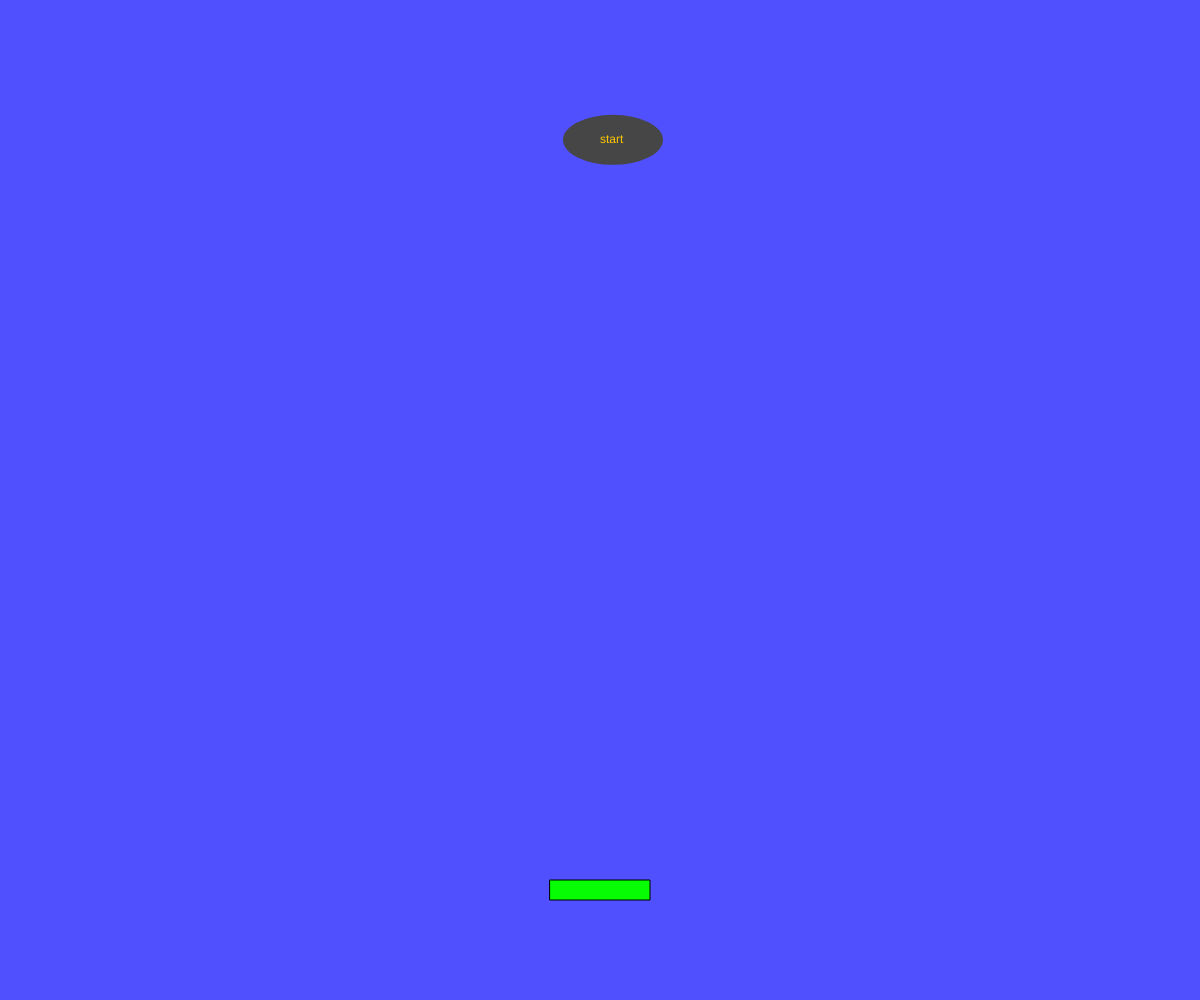
Frame 1 (no input)
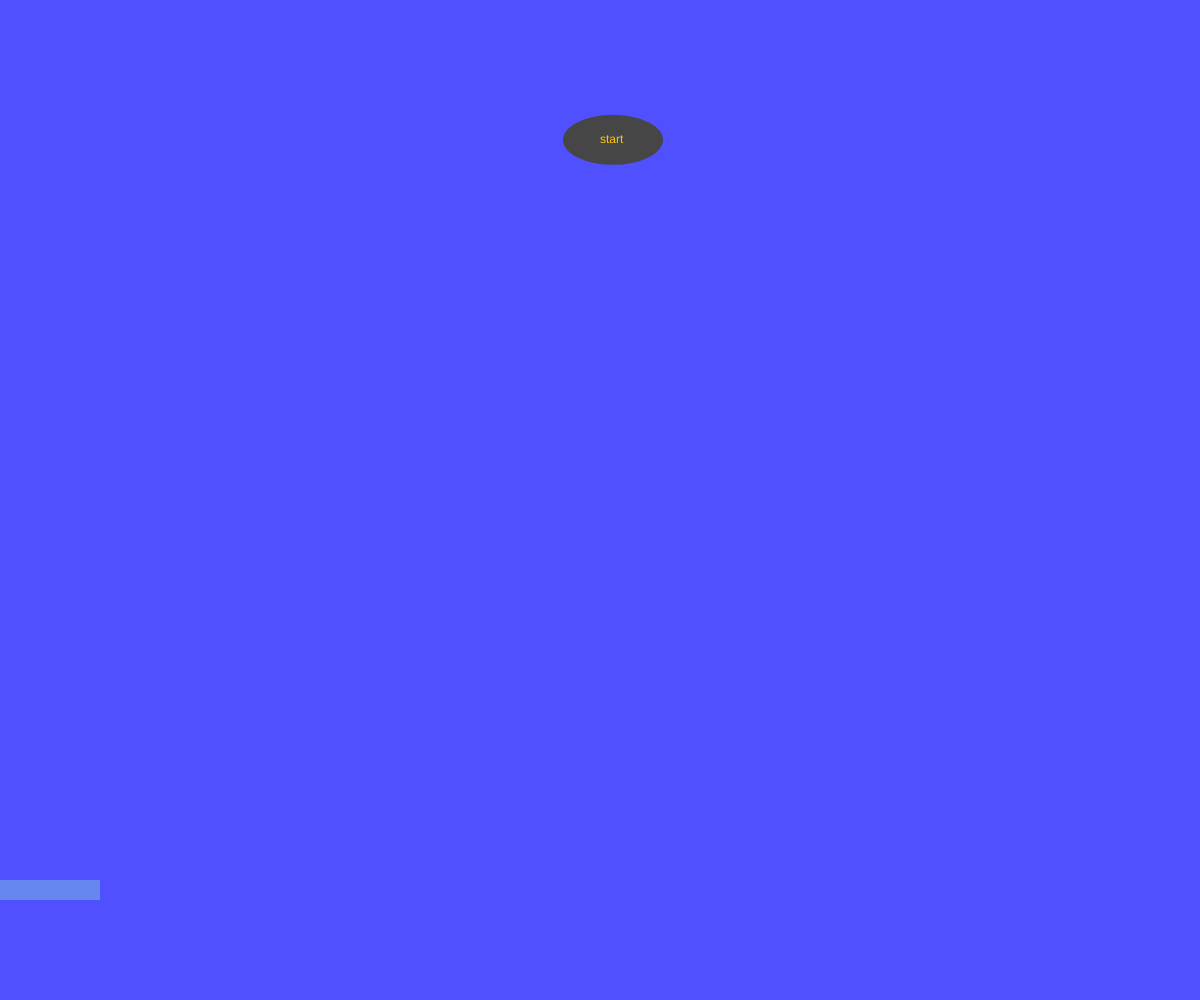
Frame 60 (no input)
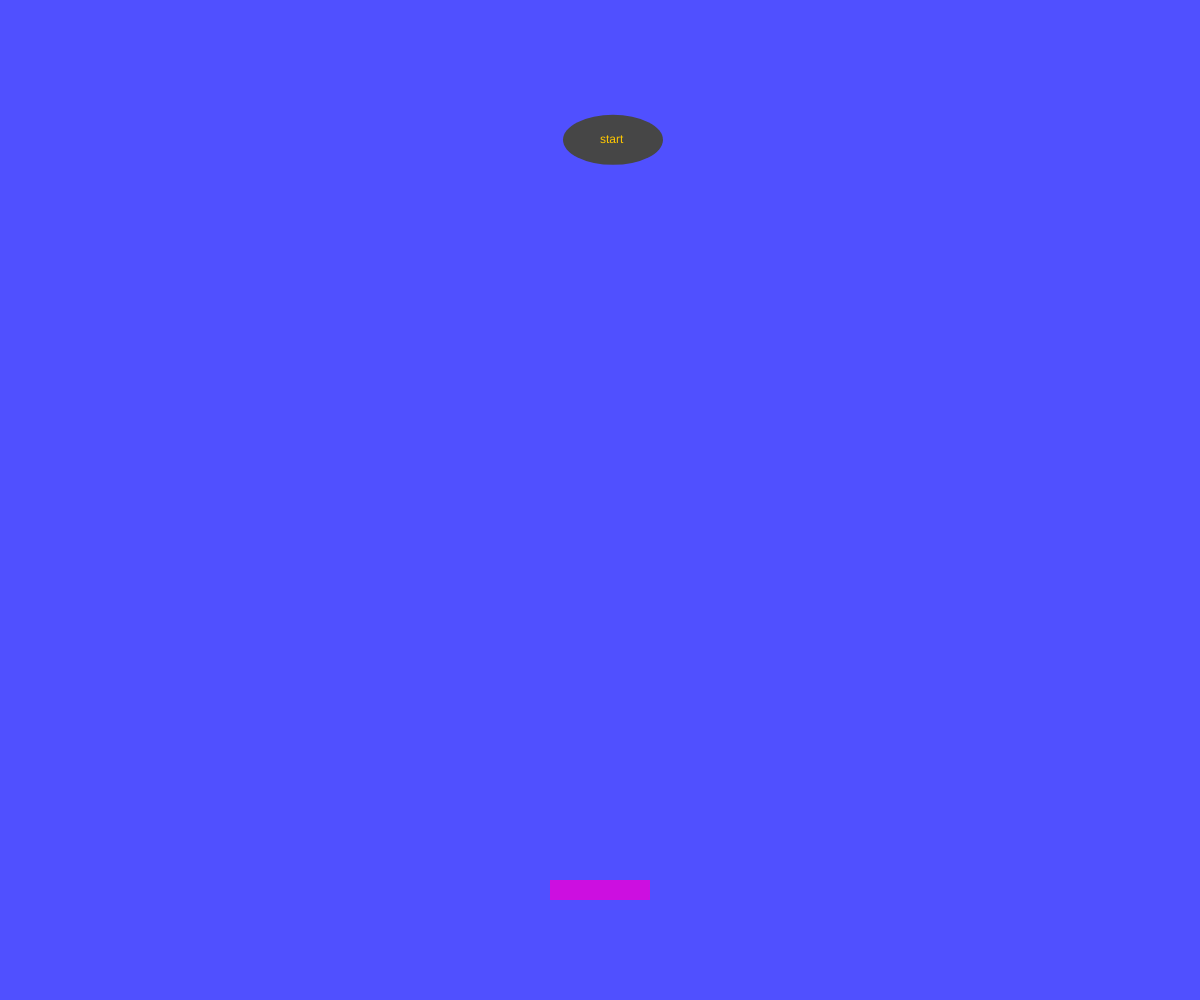
Frame 120 (the mouse pressed at the canvas centre since frame 60)

The p5.js sketch that drew these frames (run headless with seeded random() and noise() and a simulated clock; from frame 60 on, the mouse is pressed at the canvas centre):

// p5.js sketch
// ── sketch.js
// 最終課題を制作しよう
let ballx, bally, vx, vy, barx, barwidth, barheight,a=0 ,b=255,c = 0
const g = 1
const vyMax = 30

function setup(){
  createCanvas(windowWidth, windowHeight);
  //ballx = width / 2;
  //bally = height / 3.5;
  vx = 8;
  vy = 8;
  barwidth=100
  barheight=20
  barx = width / 2 - barwidth / 2
  bary = height - barheight*6
  }



function draw(){
  background(80, 80, 255);

  fill(255)
  circle(ballx, bally, 20);
  ballx += vx;
  bally += vy;

vy = constrain(vy + g, -vyMax, vyMax);

//壁に跳ね返る
  if(ballx < 0 || ballx > width){ vx = -1 * vx }
  if(bally < 0 || bally > height){background(0, 0, 100)}


  ballx = constrain(ballx, 0, width);
  bally = constrain(bally, 0, height);

//バーの色が変わる
  a = a + 6
  if(a > 255){a=0}
  b = b - 2
  if(b < 0){b=255}
  c = c + 4
  if(c > 255){c=0}
  rectgamebar(a, b, c)

//バーに跳ね返る
if(ballx + 10 > barx && ballx - 10 < barx + barwidth && bally + 10 > bary && bally + 10 < bary + barheight){vy = -1 * vy;
vx = random(-20,20)
}


  noStroke()
  fill(70)
  ellipse(width/2+13,height/7-3,100,50)
  fill(255,200,0)
  strokeWeight(5)
  text("start",width/2,height/7)

}


function mouseClicked(){
ballx=mouseX
bally=mouseY
push()
vx = 0
pop()

}

//自作関数（色が変わるアニメーション）
function rectgamebar(a, b, c){
  push()
 fill(a, b, c)
 rect(barx, bary, barwidth, barheight);
 barx = mouseX - barwidth / 2
 barx = constrain(barx, 0 , width-barwidth)
 pop()
 }




function windowResized(){
  resizeCanvas(windowWidth, windowHeight);
}
